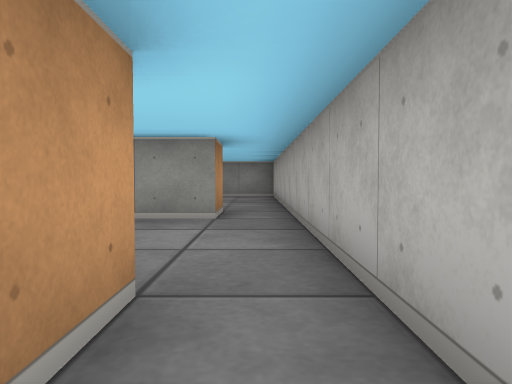
view 1 (above)

19 first-person views from a walk through a cub3D ray-caster map. The camera is about half as high as the walls, tilts 2° down and sees 70° across. The floor is counted in squares. Each view is taken from the middle of a square. On the plan, view 1 faces up. The plan holds only what a view shows up to about 9 squares ahead; the rest is blank.

view 2
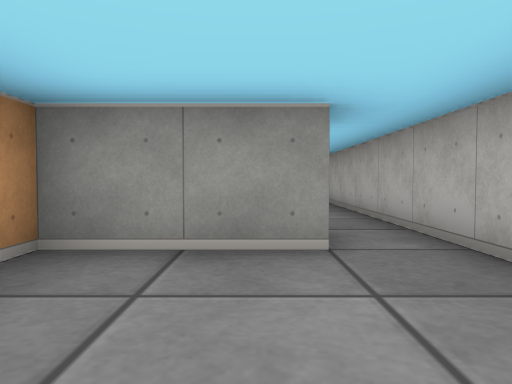

view 3
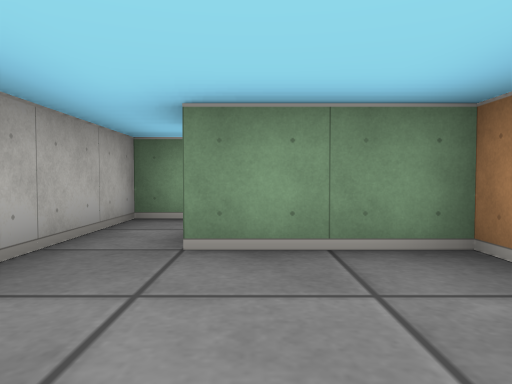

view 4
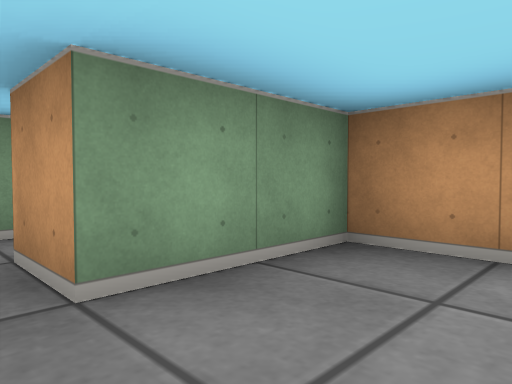

view 5
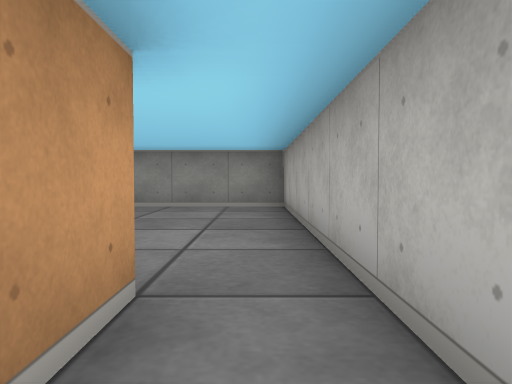

view 6
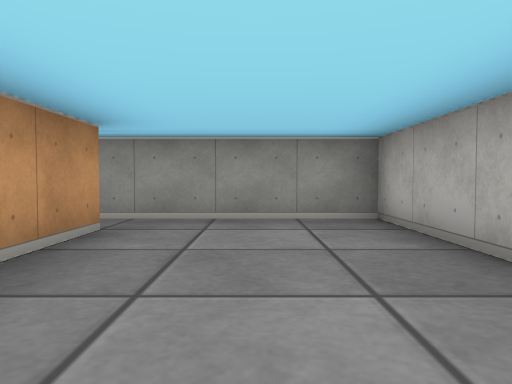

view 7
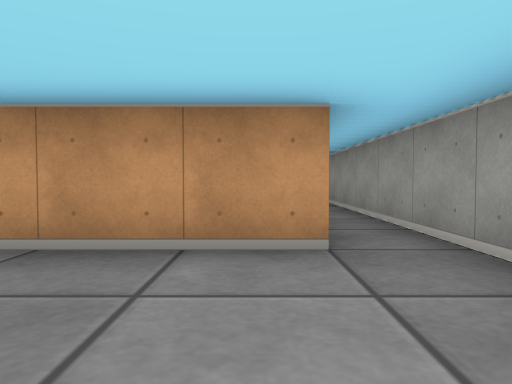

view 8
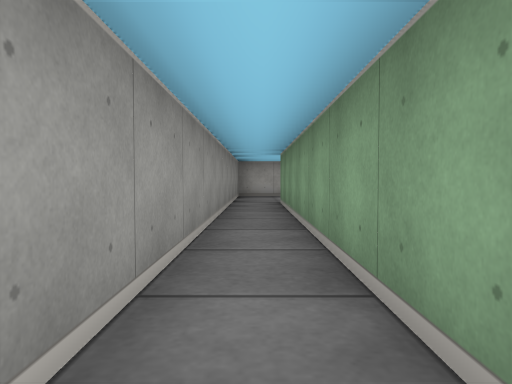

view 9
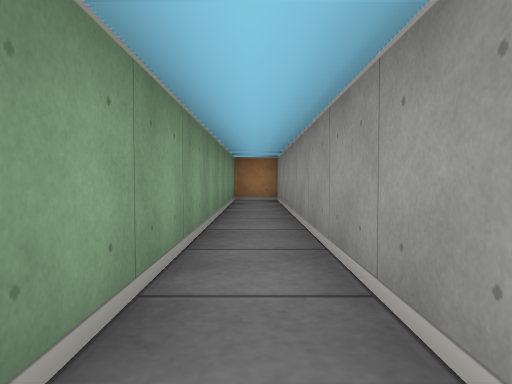

view 10
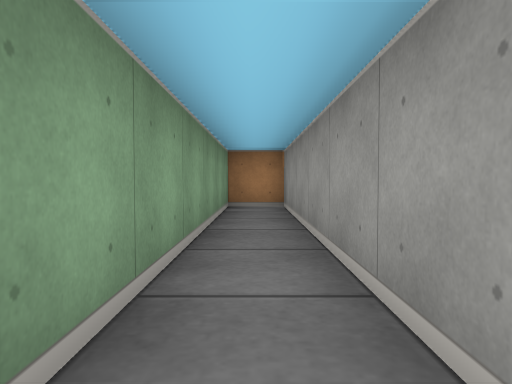

view 11
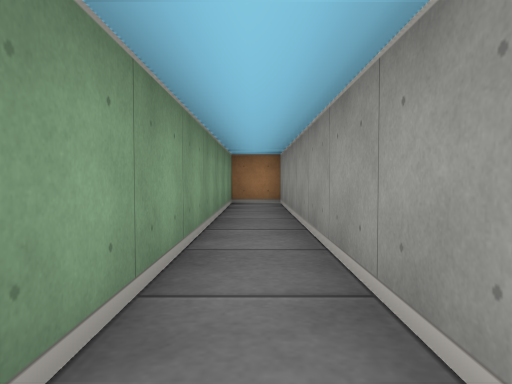

view 12
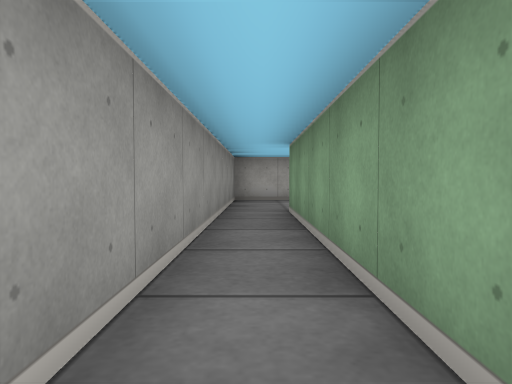

view 13
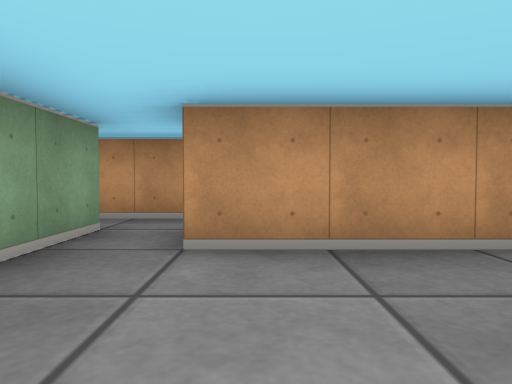

view 14
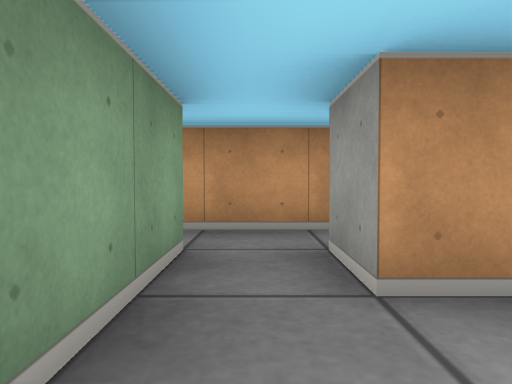

view 15
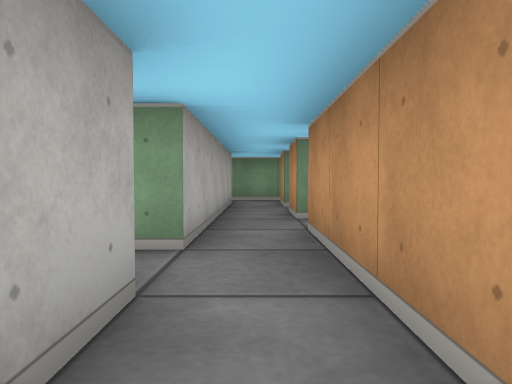

view 16
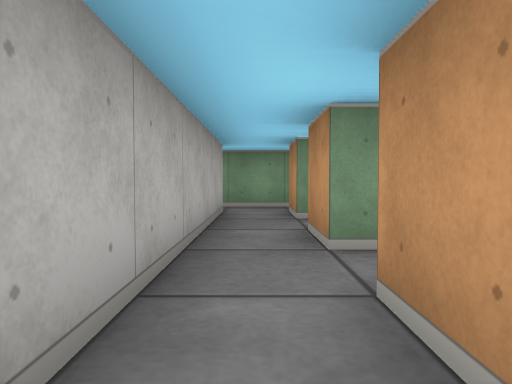

view 17
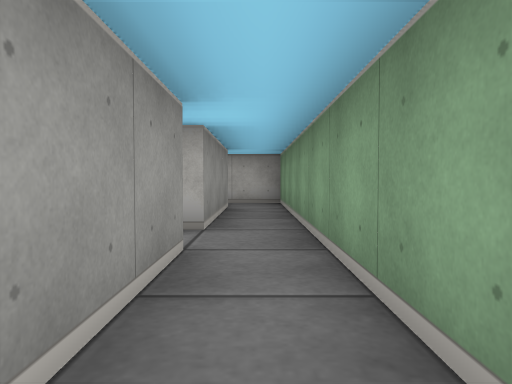

view 18
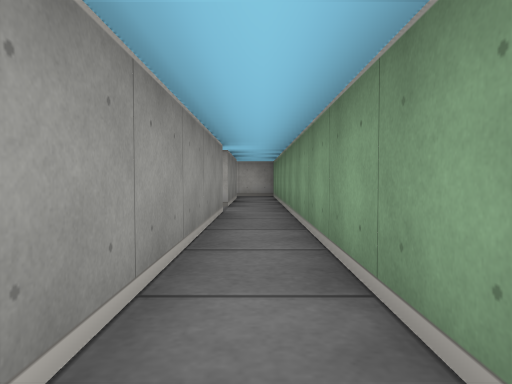

view 19
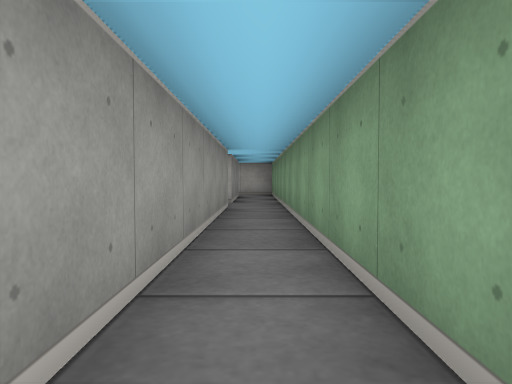

### Floor plan
Points are (right, up) in squares from view 1. A wall is a line through its corners. A room is listed if a view was taken in it or the views show most of it. See-through windows are left out.
Room 1 (views 1, 17, 18, 19)
walls: (-10.4, -0.5) (0.5, -0.5) (0.5, 0.5); (-4.5, 0.5) (-10.4, 0.5); (-0.5, 0.5) (-3.5, 0.5)
ways out: opening at (0, 1) to room 2; opening at (-4, 1)
Room 2 (views 2, 3, 4, 5)
walls: (-2.5, 2.6) (-2.5, 1.5) (-0.5, 1.5) (-0.5, 0.5); (-0.5, 4.5) (-2.5, 4.5); (0.5, 0.5) (0.5, 4.5)
ways out: opening at (0, 1) to room 1; opening at (0, 5) to room 3
Room 3 (views 6, 7, 8, 9, 10, 11, 12, 13, 14)
walls: (-3.5, 5.5) (-1.6, 5.5); (-0.5, 5.5) (-0.5, 4.5); (0.5, 4.5) (0.5, 10.5) (-15.5, 10.5) (-15.5, 9.5) (-2.5, 9.5) (-2.5, 6.5) (-3.5, 6.5)
ways out: opening at (0, 5) to room 2; opening at (-3, 6) to room 5
Room 4 (view 15)
walls: (-4.5, 7.4) (-4.5, 6.4); (-3.5, 6.5) (-3.5, 7.4)
ways out: opening at (-4, 7) to room 5
Room 5 (view 16)
walls: (-4.5, 6.4) (-4.5, 4.5); (-3.5, 4.5) (-3.5, 5.5)
ways out: opening at (-3, 6) to room 3; opening at (-4, 7) to room 4; opening at (-4, 5)

Where each view was taken, in squares from view 1:
view 1: 0 up, 0 right, facing up
view 2: 2 up, 1 left, facing up
view 3: 4 up, 1 left, facing down
view 4: 3 up, 0 right, facing down-left
view 5: 4 up, 0 right, facing up
view 6: 6 up, 1 left, facing up
view 7: 9 up, 0 right, facing left
view 8: 10 up, 10 left, facing right
view 9: 10 up, 7 left, facing left
view 10: 10 up, 9 left, facing left
view 11: 10 up, 8 left, facing left
view 12: 10 up, 8 left, facing right
view 13: 7 up, 0 right, facing left
view 14: 6 up, 1 left, facing left
view 15: 8 up, 4 left, facing down
view 16: 6 up, 4 left, facing down
view 17: 0 up, 7 left, facing right
view 18: 0 up, 10 left, facing right
view 19: 0 up, 11 left, facing right
